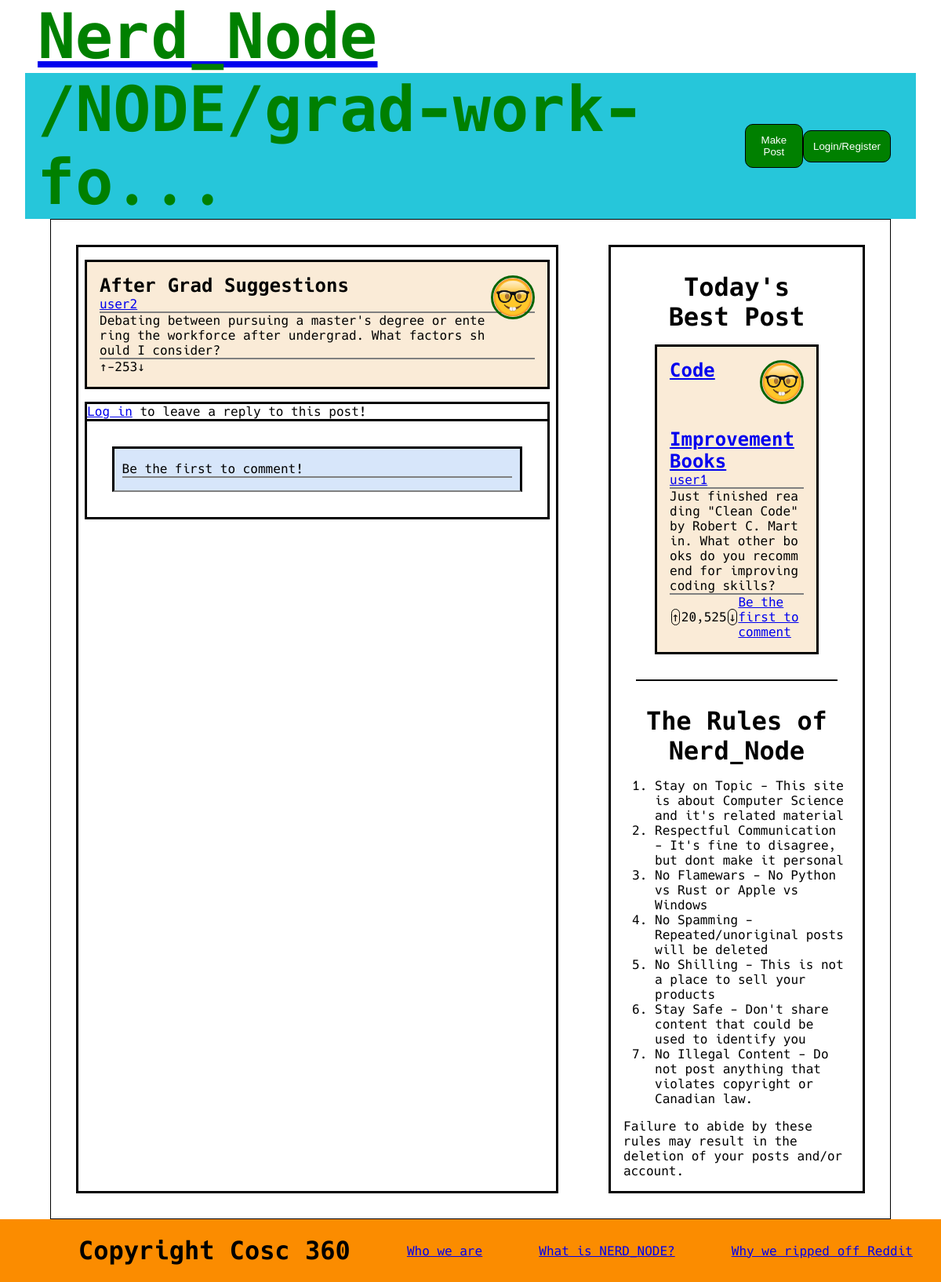
/node/index.php?title=grad-work-force, run on the app's committed database.
### tables this page shows
CREATE TABLE post (
	id int AUTO_INCREMENT,
	title varchar(255),
    poster int,
    content TEXT(65535),
    likes int,
    reported boolean,
    sku varchar(255),
    PRIMARY KEY (id),
    FOREIGN KEY (poster) REFERENCES siteUser(id) ON DELETE CASCADE
);

CREATE TABLE siteUser (
	id int AUTO_INCREMENT,
	username varchar(255) UNIQUE,
	password varchar(255),
    email varchar(255) UNIQUE,
    profilePicture varchar(255),
    isAdmin boolean,
    isDisabled boolean,
    PRIMARY KEY (id)
);

### src/node/loadPost.php (called while the page is built, shortened)
<?php
$host = DBHOST;
$database = DBNAME;
$user = DBUSER;
$pass = DBPASS;
$connection = mysqli_connect($host, $user,$pass, $database, "3306");
$getPost = $connection->prepare("SELECT post.id, post.title, siteUser.username, siteUser.profilePicture, post.sku, post.content, post.likes FROM (post JOIN siteUser ON post.poster = siteUser.id) WHERE post.sku = ?");
$getPost->bind_param("s", $sku);
$getPost->execute();
$result = $getPost->get_result();
while($row = mysqli_fetch_assoc($result)) {
    $post = ['id' => $row['id'],
             'title' => $row['title'],
             'author' => $row['username'],
             'pfp' => $row['profilePicture'],
             'sku' => $row['sku'],
             'content' => $row['content'],
             'likes' => number_format($row['likes'])
    ];
}
$comments = array();
?>

### src/components/getBestPost.php (called while the page is built, shortened)
<?php
$host = DBHOST;
$database = DBNAME;
$user = DBUSER;
$pass = DBPASS;
$connection = mysqli_connect($host, $user,$pass, $database, "3306");
$sql = "SELECT post.title, post.id, siteUser.username, siteUser.profilePicture, post.sku, post.content,
               post.likes, COUNT(comment.id) AS comments
        FROM (post JOIN siteUser ON post.poster = siteUser.id)
             LEFT JOIN comment ON comment.originalPost = post.id
             LEFT JOIN postTag ON postTag.postId = post.id
        GROUP BY post.id
        ORDER BY likes DESC
        LIMIT 1";
if($result = mysqli_query($connection, $sql)) {
    while($row = mysqli_fetch_assoc($result)) {
        $bestPost = [
            'title' => $row['title'],
            'id' => $row['id'],
            'author' => $row['username'],
            'pfp' => $row['profilePicture'],
            'sku' => $row['sku'],
            'content' => $row['content'],
            'likes' => number_format($row['likes']),
            'commentCount' => $row['comments'],
            'tags' => explode(',', $row['tags'])
        ];
    }
}
?>

### src/node/index.php (the view, shortened to what this page needs)
<?php
$sku = $_GET['title'];
include_once "loadPost.php";
include_once "renderComments.php";
include_once "../renderProfilePicture.php";
?>
<!DOCTYPE html>
<html lang="en">
    <head>
	    <link rel="stylesheet" href="../public/css/reset.css">
	    <link rel="stylesheet" href="../public/css/home.css">
        <link rel="stylesheet" href="../public/css/node.css">
        <link rel="stylesheet" href="../public/font/hack.css">
    </head>
    <body>
	    <header>
            <?php
            $u =strlen($post["sku"]) >12 ? trim(substr($post["sku"], 0, 12)).'...' : $post["sku"];
            $url = "/NODE/$u";
            include "../components/headerBar.php";
            ?>
        </header>
        <main>
            <div class="center">
                <div class="post">
                    <?php renderProfilePicture($post['author'], $post['pfp']); ?>
                    <h3>
                        <?php echo $post["title"];?>
                    </h3>
                    <p>
                        <?php
                        echo "<a href='".SITEROOT."nerd?username=".$post["author"]."'>".$post["author"]."</a>";
                        ?>
                    </p>
                    <p>
                        <?php echo $post["content"]; ?>
                    </p>
                    <div class="interactionBar">
                        <div> &uarr; </div>
                        <div> <?php echo $post["likes"]; ?> </div>
                        <div> &darr; </div>
                    </div>
                </div>
                <div id="comments">
                    <div id="reply">
                        <?php
                        if(isset($_SESSION["sessionId"])) {
                            include "../components/commentForm.php";
                        } else {
                            echo "<p> <a href='".SITEROOT."login'>Log in</a> to leave a reply to this post!</p>";
                        }
                        ?>
                    </div>
                    <?php
                    if($comments) {
                        foreach($comments as $comment) {
                            renderComment($comment, $sku, isset($_SESSION["isAdmin"]));
                        }
                    } else {
                        echo "<div class=\"comment center\"><p>Be the first to comment!</p></div>";
                    }
                    ?>
                </div>
            </div>
            <?php include "../components/sidebar.php" ?>
	    </main>
        <?php include "../components/footer.php"; ?>
    </body>
</html>

### src/components/headerBar.php (shortened to what this page needs)
<!DOCTYPE html>
<html lang="en">
  <div>
    <a href="<?php echo SITEROOT; ?>">
        <h1>
            Nerd_Node
        </h1>
    </a>
    </div>
    <div class="navbar">
        <h1 id = "pageTitle">
            <?php echo $url ?? '/HOME'; ?>
        </h1>
        <div class="spacer">
        </div>
        <div class="buttonBox">
            <button id="newPost" onclick='location.href = "<?php echo SITEROOT; ?>makePost";'>Make Post</button>
            <?php
            if(isset($_SESSION["sessionId"]) ) {
                echo "<button id='home' onclick='location.href = \"".SITEROOT."nerd?username=".$_SESSION["sessionUsername"]."\";' >".
                     $_SESSION["sessionUsername"]
                    ."</button>";
                if(isset($_SESSION["isAdmin"])) {
                    echo "<button id='home' onclick='location.href = \"".SITEROOT."\admin\"'> View Reports </button>";
                }
                echo "<button id='logout' onclick='location.href = \"".SITEROOT."logout.php\";' >
                      Log out
                  </button>";
            } else {
                echo "<button id='login' onclick='location.href = \"".SITEROOT."login\";' >
                      Login/Register
                  </button>";
            }
            ?>
        </div>
    </div>
</html>

### src/renderProfilePicture.php
<?php
function renderProfilePicture($username, $picture) {
    echo "<img class='pfp' src='".SITEROOT."public/images/profiles/$picture' alt='$username\'s profile picture' width='50' height='50'>";
}
?>

### src/renderPosts.php (shortened to what this page needs)
<?php
include_once "renderProfilePicture.php";
function renderPost($post, $isAdmin, $addTag) {
    $username = $post['author'];
    $commentText = $post['commentCount'] ? "Leave a comment (".$post['commentCount'].")" : "Be the first to comment";
    echo "<div class=\"post\">";
    echo "<h3>
            <a href='".SITEROOT."node?title=".$post['sku']."'>".$post['title']."</a>
    </h3>
    <p>";
    echo "<a href='".SITEROOT."nerd?username=".$username."'>".$username."</a>
    </p>
    <p>".$post['content']."
    </p>
    <div class='interactionBar'>
        <div class='arrow' onclick='upvote(".$post['id'].", 5)'> &uarr; </div>
        <div id='post-".$post['id']."'>".$post['likes']." </div>
        <div class='arrow' onclick='downvote(".$post['id'].", 2)'> &darr; </div>
        <div>
            <a href='".SITEROOT."node?title=".$post['sku']."'>".$commentText."</a>
        </div>
        <div class='spacer'></div>";
    echo "</div></div>";
}
?>

### src/public/css/home.css (style rules this page uses)
html { font-family: "Hack"; }
header { padding: 0em 2em; }
header div { padding: 0em 1em; }
.center { flex: 1; }
.center, .sidebar, .post { border: medium solid black; }
.sidebar div { padding:1em; }
.center, .sidebar { margin: 2em 2em; }
main { display: flex; height:auto; min-height:80vh; margin: 0em 4em; }
.post { background-color:antiquewhite; margin:1em 0.5em; padding:1em; }
.post p { border-bottom: 2px solid grey; word-break: break-all; }
.post .interactionBar { display:flex; align-items: center; justify-content: space-evenly; }
.post div { padding: 0em; }
#bestPost .post { max-height: 50%; }
h1 { font-size: 5em; color: green; }
h3 { font-size:1.5em; font-weight:bold; }
.navbar { display:flex; background-color: #26C6DA; }
.spacer { flex:1; }
.buttonBox { width:20%; display: flex; align-items: center; justify-content: space-evenly; }
button { background-color: green; color: white; padding: 0.9em 0.9em 0.9em 0.9em; border-radius: 10px; border: 1px solid black; cursor:pointer; }
main { border: 1px solid black; }
.pfp { border: 3px solid darkgreen; border-radius: 50%; float: right; margin-bottom: 1em; margin-top: 1em; }
.interactionBar .arrow { border-radius: 10px; margin: 0px 0.1em; border: 1px solid black; cursor:pointer; }

### src/public/css/node.css (style rules this page uses)
#comments { border: medium solid black; margin:1em 0.5em; }
.comment { background-color:#d7e6fa; padding:1em 0.6em; border-bottom: 2px solid grey; }
.comment p { border-bottom: 2px solid grey; word-break: break-all; overflow: hidden; }
#reply { border-bottom: medium solid black; }

### src/renderPosts.php (style rules this page uses)
.post { position: relative; }
.pfp { position: relative; width: 50px; bottom: 15px; }

### data on the page
post: sku "/NODE/grad-work-fo...", poster.profilePicture (placeholder picture), title "After Grad Suggestions", poster.username "user2", content "Debating between pursuing a master's degree or entering the workforce after undergrad. What factors should I consider?", likes "-253"
post: poster.profilePicture (placeholder picture), title "Code Improvement Books", poster.username "user1", content "Just finished reading \"Clean Code\" by Robert C. Martin. What other books do you recommend for improving coding skills?"

### other printed values
$post['likes'] "20,525"
$commentText "Be the first to comment"
